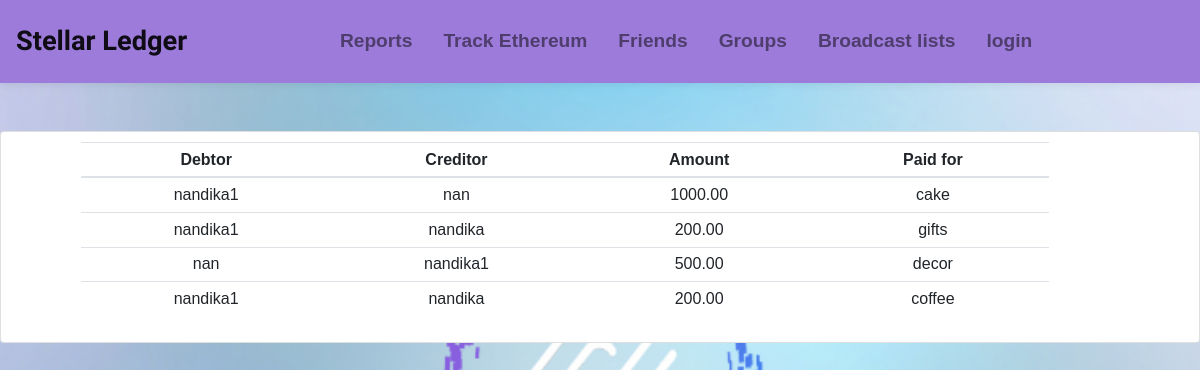
Page /group/view_all_transactions/2/ on the committed database.
### expensegroups/models.py (models this page shows)
class Edge(models.Model):
    group = models.ForeignKey(ExpenseGroup, on_delete=models.CASCADE, default=1)
    debtor = models.ForeignKey(ExpenseGroupMember, related_name='debtor', on_delete=models.CASCADE)
    creditor = models.ForeignKey(ExpenseGroupMember, related_name='creditor', on_delete=models.CASCADE)
    amount = models.DecimalField(default=0.00, decimal_places=2, max_digits=10, blank=True)
    title = models.CharField(max_length=10)

class ExpenseGroupMember(models.Model):
    group = models.ForeignKey(ExpenseGroup, on_delete=models.CASCADE)
    user = models.ForeignKey(User, on_delete=models.CASCADE)

### expensegroups/views.py (the view)
# urls.py: path('view_all_transactions/<int:id>/', views.view_all_transactions, name='view_all_transactions'),
def view_all_transactions(request, id):
    group = ExpenseGroup.objects.get(id=id)
    edge = Edge.objects.filter(group=group)
    return render(request, 'expensegroups/view_all_transactions.html', {
        'edge': edge
    })

### templates/expensegroups/view_all_transactions.html
{% extends '../base.html' %}
{% block content %}
<br>
<br>
<div class="card text-center">
    <div class="text-center padding">
    <table class="table table-sm">
        <thead>
            <tr>
                <th scope="col">Debtor</th>
                <th scope="col">Creditor</th>
                <th scope="col">Amount</th>
                <th scope="col">Paid for</th>
              </tr>
        </thead>
        <tbody>
        {% for t in edge %}
            <tr>
            <td>{{t.debtor.user.username}}</td>
            <td>{{t.creditor.user.username}}</td>
            <td>{{t.amount}}</td>
            <td>{{t.title}}</td>
            </tr>
      {% endfor %}
      </tbody>
    </table>
</div>
</div>
<br>
{% endblock %}

### static/styles.css (style rules this page uses)
.padding { margin-top: 10px; margin-bottom: 10px; margin-right: 150px; margin-left: 80px; }

### templates/base.html (style rules this page uses)
body { font-family: 'Poppins', sans-serif; }

### rows in the picture
Edge: debtor.user.username "nandika1", creditor.user.username "nan", amount "1000.00", title "cake"
Edge: debtor.user.username "nandika1", creditor.user.username "nandika", amount "200.00", title "gifts"
Edge: debtor.user.username "nan", creditor.user.username "nandika1", amount "500.00", title "decor"
Edge: debtor.user.username "nandika1", creditor.user.username "nandika", amount "200.00", title "coffee"
